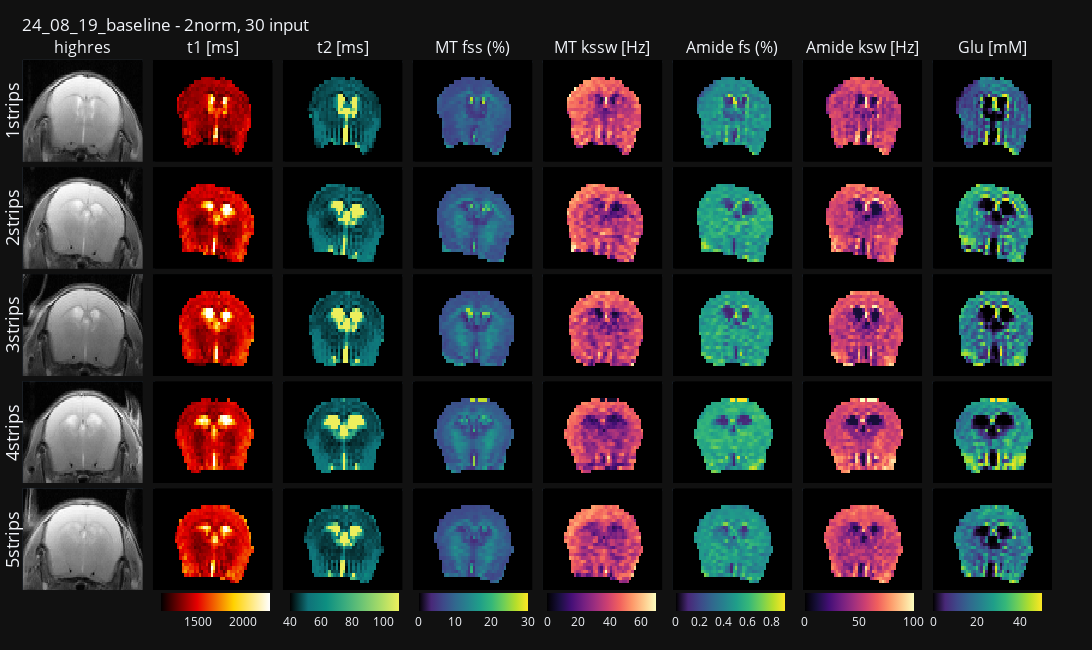

Write notebook code for a chart like this one.
### Code cell
# Create subplots with 1 row and 3 columns, increased horizontal spacing
fig = make_subplots(rows=5, cols=8, horizontal_spacing=0.01, vertical_spacing=0.01, 
                    subplot_titles=['highres', 't1 [ms]', 't2 [ms]', 'MT fss (%)',  'MT kssw [Hz]', 'Amide fs (%)', 'Amide ksw [Hz]', 'Glu [mM]'])  # , 'Glu ksw [Hz]'

# for subject_i, subject_dict in enumerate(subject_dicts):
for sub_i, subject_dict in enumerate(subject_dicts_august_baseline):
    row_i = sub_i+1
    phantom_choice = sub_i+1
    subject_dict['save_name'] = save_name
    glu_mouse_fn = os.path.join(parent_dir, 'data', 'scans', subject_dict['scan_name'], subject_dict['sub_name'])
    
    mask = mask_processor(glu_mouse_fn, subject_dict['resratio'])
    subject_image_path, subject_mt_nn_image_path, subject_glu_amide_nn_image_path = image_path_creator(save_name, phantom_choice, dict_name_category, fp_prtcl_name, ga_net_name)
    
    # processing:
    c_acq_data, w_acq_data, acquired_data_52, acquired_data_51, acquired_data_107, acquired_map_t1w, acquired_map_t2w = data_preparation(subject_dict, glu_mouse_fn, txt_file_name, dtype, device, sched_iter, norm_type)
    loss_per_epoch_mt, input_mt_param, quant_maps_mt = mt_step(mt_nn_fn, acquired_map_t1w, acquired_map_t2w, acquired_data_52, c_acq_data, w_acq_data, sched_iter, device)
    loss_per_epoch, loss_per_step, quant_maps_glu, quant_maps_amide = ga_step(ga_nn_fn, acquired_map_t1w, acquired_map_t2w, acquired_data_51, acquired_data_107, input_mt_param, c_acq_data, w_acq_data, sched_iter, device)
        
    # crop image
    r_c, c_c = regionprops(mask)[0].centroid
    r_c, c_c = int(r_c), int(c_c)
    bb_r_h = 15
    bb_c_w = 25
    
    if os.path.exists(os.path.join(glu_mouse_fn, 'slicer_masks', 'tumor.seg.nrrd')):
        tumor_mask, mirror_mask = tumor_masks_processor(glu_mouse_fn, subject_dict['resratio'])
        tumor_mask = tumor_mask[r_c-bb_r_h:r_c+bb_r_h, c_c-bb_c_w:c_c+bb_c_w]
        mirror_mask = mirror_mask[r_c-bb_r_h:r_c+bb_r_h, c_c-bb_c_w:c_c+bb_c_w]
        
        tumor_cntr = contour_finder(tumor_mask)  # not accurate needs fixing!
        mirror_cntr = contour_finder(mirror_mask)
        
    mask = mask
    cropped_mask = mask[r_c-bb_r_h:r_c+bb_r_h, c_c-bb_c_w:c_c+bb_c_w]

    glu_mouse_fn = os.path.join(parent_dir, 'data', 'scans', subject_dict['scan_name'], subject_dict['sub_name'])
    highres_fn, _, bruker_dataset_highres = bruker_dataset_creator(glu_mouse_fn, txt_file_name, 'T2_MSME_high')
    # wassr_fn, _, bruker_dataset_wassr = bruker_dataset_creator(glu_mouse_fn, txt_file_name, 'WASSR')
    mt_fn, _, bruker_dataset_mt = bruker_dataset_creator(glu_mouse_fn, txt_file_name, 'MT52')
    amide_fn, _, bruker_dataset_amide = bruker_dataset_creator(glu_mouse_fn, txt_file_name, '51_Amide')
    glu_107a_fn, glu_mouse_mrf_files_fn, bruker_dataset_107a = bruker_dataset_creator(glu_mouse_fn, txt_file_name, '107a')
    highres_fn, _, bruker_dataset_highres = bruker_dataset_creator(glu_mouse_fn, txt_file_name, 'T2_MSME_high')
    
    # full_mask = subject_dict['roi_mask']
    date = subject_dict['month']
    save_name = subject_dict['save_name']
    sub_name = subject_dict['sub_name']
    temp = subject_dict['temp']
    highres_img_idx = subject_dict['highres_img_idx']
    resratio = subject_dict['resratio']
    
    # highres_img_idx = 4
    t1 = t1_t2_pixel_reader(glu_phantom_fn=glu_mouse_fn, txt_file_name=txt_file_name, image_idx=3, t_type='t1',
                                   image_file=4)[r_c-bb_r_h:r_c+bb_r_h, c_c-bb_c_w:c_c+bb_c_w]
    t2 = t1_t2_pixel_reader(glu_phantom_fn=glu_mouse_fn, txt_file_name=txt_file_name, image_idx=3, t_type='t2')[r_c-bb_r_h:r_c+bb_r_h, c_c-bb_c_w:c_c+bb_c_w]
    t2_highres = dicom_data_arranger(bruker_dataset_highres, highres_fn).astype(np.float)[highres_img_idx,(r_c-bb_r_h)*resratio:(r_c+bb_r_h)*resratio, (c_c-bb_c_w)*resratio:(c_c+bb_c_w)*resratio]
    
    # Loading the separately acquired water_t1t2-maps
    shift_up, shift_right = subject_dict['t_shift']
    t1 = np.roll(t1, shift=(shift_up, shift_right), axis=(0, 1))
    t2 = np.roll(t2, shift=(shift_up, shift_right), axis=(0, 1))
    t2_highres = np.roll(t2_highres, shift=(shift_up, shift_right), axis=(0, 1))
    
    # Add heatmaps for the three arrays
    heatmap_hr = go.Heatmap(z=t2_highres, showscale=False, zmin=1300, zmax=2300, colorscale=custom_plotly3, coloraxis='coloraxis9') # 500-2400
    heatmap_t1 = go.Heatmap(z=t1*cropped_mask, showscale=False, zmin=1300, zmax=2300, colorscale=custom_plotly3, coloraxis='coloraxis1') # 500-2400?
    heatmap_t2 = go.Heatmap(z=t2*cropped_mask,showscale=False, zmin=50, zmax=110, colorscale=custom_aggrnyl, coloraxis='coloraxis2') # 35-200?
    heatmap_mt_fs = go.Heatmap(z=quant_maps_mt['fs'][r_c-bb_r_h:r_c+bb_r_h, c_c-bb_c_w:c_c+bb_c_w]*100*cropped_mask, colorscale=custom_viridis, coloraxis='coloraxis3')
    heatmap_mt_ksw = go.Heatmap(z=quant_maps_mt['ksw'][r_c-bb_r_h:r_c+bb_r_h, c_c-bb_c_w:c_c+bb_c_w]*cropped_mask, colorscale=custom_plasma, coloraxis='coloraxis4')
    heatmap_amide_fs = go.Heatmap(z=quant_maps_amide['fs'][r_c-bb_r_h:r_c+bb_r_h, c_c-bb_c_w:c_c+bb_c_w]*100*cropped_mask, colorscale=custom_viridis, coloraxis='coloraxis5')
    heatmap_amide_ksw = go.Heatmap(z=quant_maps_amide['ksw'][r_c-bb_r_h:r_c+bb_r_h, c_c-bb_c_w:c_c+bb_c_w]*cropped_mask, colorscale=custom_plasma, coloraxis='coloraxis6')
    heatmap_glu_fs = go.Heatmap(z=quant_maps_glu['fs'][r_c-bb_r_h:r_c+bb_r_h, c_c-bb_c_w:c_c+bb_c_w]*(110000/3)*cropped_mask, colorscale=custom_viridis, coloraxis='coloraxis7')
    heatmap_glu_ksw = go.Heatmap(z=quant_maps_glu['ksw'][r_c-bb_r_h:r_c+bb_r_h, c_c-bb_c_w:c_c+bb_c_w]*cropped_mask, colorscale=custom_plasma, coloraxis='coloraxis8')

    fig.add_trace(heatmap_hr, row=row_i, col=1)
    fig.add_trace(heatmap_t1, row=row_i, col=2)
    fig.add_trace(heatmap_t2, row=row_i, col=3)
    fig.add_trace(heatmap_mt_fs, row=row_i, col=4)
    fig.add_trace(heatmap_mt_ksw, row=row_i, col=5)
    fig.add_trace(heatmap_amide_fs, row=row_i, col=6)
    fig.add_trace(heatmap_amide_ksw, row=row_i, col=7)
    fig.add_trace(heatmap_glu_fs, row=row_i, col=8)
    # fig.add_trace(heatmap_glu_ksw, row=row_i, col=9)
    fig.update_yaxes(title_text=subject_dict['sub_name'], title_font={"size": 18}, showgrid=False, row=row_i, col=1, title_standoff=10)

fig.update_layout(
    template='plotly_dark',  # Set the theme to plotly dark
    title_text=f"{save_name} - {norm_type}, {sched_iter} input",
    showlegend=False,  # Hide legend
    height=650,
    width=1400,  # Set a width based on your preference
    margin=dict(l=0, r=40, t=60, b=60),  # Adjust top and bottom margins
    title=dict(x=0.02, y=0.97)  # Adjust the title position
)

# Manually add separate colorbars
colorbar_highres = {'colorscale': plotly.colors.sequential.Greys_r}
colorbar_t1w = {'colorscale': custom_hot, 'cmin': 1100, 'cmax': 2300}
colorbar_t2w = {'colorscale': custom_aggrnyl, 'cmin': 40, 'cmax': 110}
colorbar_fs_mt = {'colorscale': custom_viridis, 'cmin': 0, 'cmax': 30}
colorbar_ksw_mt = {'colorscale': custom_magma, 'cmin': 0, 'cmax': 70}
colorbar_fs_amide = {'colorscale': custom_viridis, 'cmin': 0, 'cmax': 1000/1100}
colorbar_ksw_amide = {'colorscale': custom_magma, 'cmin': 0, 'cmax': 100}
colorbar_fs = {'colorscale': custom_viridis, 'cmin': 0, 'cmax': 50}
colorbar_ksw = {'colorscale': custom_magma, 'cmin': 5000, 'cmax': 10800}

n = 8
start = 1/(n*2)
step = (1) / n
c_bar_y = -0.09
fig.update_layout(
    coloraxis1=colorbar_t1w,
    coloraxis2=colorbar_t2w,
    coloraxis3=colorbar_fs_mt,
    coloraxis4=colorbar_ksw_mt,
    coloraxis5=colorbar_fs_amide,
    coloraxis6=colorbar_ksw_amide,
    coloraxis7=colorbar_fs,
    coloraxis8=colorbar_ksw,
    coloraxis9=colorbar_highres,
    coloraxis1_colorbar=dict(orientation='h', x=start+step, y=c_bar_y, len=1/8, thickness=18),
    coloraxis2_colorbar=dict(orientation='h', x=start+2*step, y=c_bar_y, len=1/8, thickness=18),
    coloraxis3_colorbar=dict(orientation='h', x=start+3*step, y=c_bar_y, len=1/8, thickness=18),
    coloraxis4_colorbar=dict(orientation='h', x=start+4*step, y=c_bar_y, len=1/8, thickness=18),
    coloraxis5_colorbar=dict(orientation='h', x=start+5*step, y=c_bar_y, len=1/8, thickness=18),
    coloraxis6_colorbar=dict(orientation='h', x=start+6*step, y=c_bar_y, len=1/8, thickness=18),
    coloraxis7_colorbar=dict(orientation='h', x=start+7*step, y=c_bar_y, len=1/8, thickness=18),
    # coloraxis8_colorbar=dict(orientation='h', x=start+7*step, y=c_bar_y, len=1/8, thickness=18),
    coloraxis9_showscale=False
)

# Add individual titles and separate colorbars
for i, title in enumerate([1, 2, 3, 4, 5, 6, 7, 8], start=1):
    for r_i in range(len(subject_dicts_august_baseline)+1):
        fig.update_xaxes(row=r_i, col=i, showgrid=False, showticklabels=False)
        fig.update_yaxes(showgrid=False, row=r_i, col=i, showticklabels=False, autorange='reversed')  # Reverse the y-axis


# Show the plot
fig.show()
pio.write_image(fig, f'{subject_glu_amide_nn_image_path}/result.jpeg')

### Figure 1 — Plotly figure (JSON) as saved in the notebook; plotly's stock layout.template omitted (floating-point values rounded to 4 significant figures; data arrays with more than 128 entries replaced by an {"elided": "..."} marker saying what was removed)
{"data": [{"coloraxis": "coloraxis9", "colorscale": [[0.0, "#000000"], [0.1111, "#1b0c41"], [0.2222, "#4a0c6b"], [0.3333, "#781c6d"], [0.4444, "#a52c60"], [0.5556, "#cf4446"], [0.6667, "#ed6925"], [0.7778, "#fb9b06"], [0.8889, "#f7d13d"], [1.0, "#fcffa4"]], "showscale": false, "z": {"elided": "60x100 float values"}, "zmax": 2300, "zmin": 1300, "type": "heatmap", "xaxis": "x", "yaxis": "y"}, {"coloraxis": "coloraxis", "colorscale": [[0.0, "#000000"], [0.1111, "#1b0c41"], [0.2222, "#4a0c6b"], [0.3333, "#781c6d"], [0.4444, "#a52c60"], [0.5556, "#cf4446"], [0.6667, "#ed6925"], [0.7778, "#fb9b06"], [0.8889, "#f7d13d"], [1.0, "#fcffa4"]], "showscale": false, "z": {"elided": "30x50 float values"}, "zmax": 2300, "zmin": 1300, "type": "heatmap", "xaxis": "x2", "yaxis": "y2"}, {"coloraxis": "coloraxis2", "colorscale": [[0.0, "#000000"], [0.1667, "rgb(15, 114, 121)"], [0.3333, "rgb(13, 143, 129)"], [0.5, "rgb(57, 171, 126)"], [0.6667, "rgb(110, 197, 116)"], [0.8333, "rgb(169, 220, 103)"], [1.0, "rgb(237, 239, 93)"]], "showscale": false, "z": {"elided": "30x50 float values"}, "zmax": 110, "zmin": 50, "type": "heatmap", "xaxis": "x3", "yaxis": "y3"}, {"coloraxis": "coloraxis3", "colorscale": [[0.0, "#000000"], [0.1111, "#482878"], [0.2222, "#3e4989"], [0.3333, "#31688e"], [0.4444, "#26828e"], [0.5556, "#1f9e89"], [0.6667, "#35b779"], [0.7778, "#6ece58"], [0.8889, "#b5de2b"], [1.0, "#fde725"]], "z": {"elided": "30x50 float values"}, "type": "heatmap", "xaxis": "x4", "yaxis": "y4"}, {"coloraxis": "coloraxis4", "colorscale": [[0.0, "#000000"], [0.1111, "#46039f"], [0.2222, "#7201a8"], [0.3333, "#9c179e"], [0.4444, "#bd3786"], [0.5556, "#d8576b"], [0.6667, "#ed7953"], [0.7778, "#fb9f3a"], [0.8889, "#fdca26"], [1.0, "#f0f921"]], "z": {"elided": "30x50 float values"}, "type": "heatmap", "xaxis": "x5", "yaxis": "y5"}, {"coloraxis": "coloraxis5", "colorscale": [[0.0, "#000000"], [0.1111, "#482878"], [0.2222, "#3e4989"], [0.3333, "#31688e"], [0.4444, "#26828e"], [0.5556, "#1f9e89"], [0.6667, "#35b779"], [0.7778, "#6ece58"], [0.8889, "#b5de2b"], [1.0, "#fde725"]], "z": {"elided": "30x50 float values"}, "type": "heatmap", "xaxis": "x6", "yaxis": "y6"}, {"coloraxis": "coloraxis6", "colorscale": [[0.0, "#000000"], [0.1111, "#46039f"], [0.2222, "#7201a8"], [0.3333, "#9c179e"], [0.4444, "#bd3786"], [0.5556, "#d8576b"], [0.6667, "#ed7953"], [0.7778, "#fb9f3a"], [0.8889, "#fdca26"], [1.0, "#f0f921"]], "z": {"elided": "30x50 float values"}, "type": "heatmap", "xaxis": "x7", "yaxis": "y7"}, {"coloraxis": "coloraxis7", "colorscale": [[0.0, "#000000"], [0.1111, "#482878"], [0.2222, "#3e4989"], [0.3333, "#31688e"], [0.4444, "#26828e"], [0.5556, "#1f9e89"], [0.6667, "#35b779"], [0.7778, "#6ece58"], [0.8889, "#b5de2b"], [1.0, "#fde725"]], "z": {"elided": "30x50 float values"}, "type": "heatmap", "xaxis": "x8", "yaxis": "y8"}, {"coloraxis": "coloraxis9", "colorscale": [[0.0, "#000000"], [0.1111, "#1b0c41"], [0.2222, "#4a0c6b"], [0.3333, "#781c6d"], [0.4444, "#a52c60"], [0.5556, "#cf4446"], [0.6667, "#ed6925"], [0.7778, "#fb9b06"], [0.8889, "#f7d13d"], [1.0, "#fcffa4"]], "showscale": false, "z": {"elided": "60x100 float values"}, "zmax": 2300, "zmin": 1300, "type": "heatmap", "xaxis": "x9", "yaxis": "y9"}, {"coloraxis": "coloraxis", "colorscale": [[0.0, "#000000"], [0.1111, "#1b0c41"], [0.2222, "#4a0c6b"], [0.3333, "#781c6d"], [0.4444, "#a52c60"], [0.5556, "#cf4446"], [0.6667, "#ed6925"], [0.7778, "#fb9b06"], [0.8889, "#f7d13d"], [1.0, "#fcffa4"]], "showscale": false, "z": {"elided": "30x50 float values"}, "zmax": 2300, "zmin": 1300, "type": "heatmap", "xaxis": "x10", "yaxis": "y10"}, {"coloraxis": "coloraxis2", "colorscale": [[0.0, "#000000"], [0.1667, "rgb(15, 114, 121)"], [0.3333, "rgb(13, 143, 129)"], [0.5, "rgb(57, 171, 126)"], [0.6667, "rgb(110, 197, 116)"], [0.8333, "rgb(169, 220, 103)"], [1.0, "rgb(237, 239, 93)"]], "showscale": false, "z": {"elided": "30x50 float values"}, "zmax": 110, "zmin": 50, "type": "heatmap", "xaxis": "x11", "yaxis": "y11"}, {"coloraxis": "coloraxis3", "colorscale": [[0.0, "#000000"], [0.1111, "#482878"], [0.2222, "#3e4989"], [0.3333, "#31688e"], [0.4444, "#26828e"], [0.5556, "#1f9e89"], [0.6667, "#35b779"], [0.7778, "#6ece58"], [0.8889, "#b5de2b"], [1.0, "#fde725"]], "z": {"elided": "30x50 float values"}, "type": "heatmap", "xaxis": "x12", "yaxis": "y12"}, {"coloraxis": "coloraxis4", "colorscale": [[0.0, "#000000"], [0.1111, "#46039f"], [0.2222, "#7201a8"], [0.3333, "#9c179e"], [0.4444, "#bd3786"], [0.5556, "#d8576b"], [0.6667, "#ed7953"], [0.7778, "#fb9f3a"], [0.8889, "#fdca26"], [1.0, "#f0f921"]], "z": {"elided": "30x50 float values"}, "type": "heatmap", "xaxis": "x13", "yaxis": "y13"}, {"coloraxis": "coloraxis5", "colorscale": [[0.0, "#000000"], [0.1111, "#482878"], [0.2222, "#3e4989"], [0.3333, "#31688e"], [0.4444, "#26828e"], [0.5556, "#1f9e89"], [0.6667, "#35b779"], [0.7778, "#6ece58"], [0.8889, "#b5de2b"], [1.0, "#fde725"]], "z": {"elided": "30x50 float values"}, "type": "heatmap", "xaxis": "x14", "yaxis": "y14"}, {"coloraxis": "coloraxis6", "colorscale": [[0.0, "#000000"], [0.1111, "#46039f"], [0.2222, "#7201a8"], [0.3333, "#9c179e"], [0.4444, "#bd3786"], [0.5556, "#d8576b"], [0.6667, "#ed7953"], [0.7778, "#fb9f3a"], [0.8889, "#fdca26"], [1.0, "#f0f921"]], "z": {"elided": "30x50 float values"}, "type": "heatmap", "xaxis": "x15", "yaxis": "y15"}, {"coloraxis": "coloraxis7", "colorscale": [[0.0, "#000000"], [0.1111, "#482878"], [0.2222, "#3e4989"], [0.3333, "#31688e"], [0.4444, "#26828e"], [0.5556, "#1f9e89"], [0.6667, "#35b779"], [0.7778, "#6ece58"], [0.8889, "#b5de2b"], [1.0, "#fde725"]], "z": {"elided": "30x50 float values"}, "type": "heatmap", "xaxis": "x16", "yaxis": "y16"}, {"coloraxis": "coloraxis9", "colorscale": [[0.0, "#000000"], [0.1111, "#1b0c41"], [0.2222, "#4a0c6b"], [0.3333, "#781c6d"], [0.4444, "#a52c60"], [0.5556, "#cf4446"], [0.6667, "#ed6925"], [0.7778, "#fb9b06"], [0.8889, "#f7d13d"], [1.0, "#fcffa4"]], "showscale": false, "z": {"elided": "60x100 float values"}, "zmax": 2300, "zmin": 1300, "type": "heatmap", "xaxis": "x17", "yaxis": "y17"}, {"coloraxis": "coloraxis", "colorscale": [[0.0, "#000000"], [0.1111, "#1b0c41"], [0.2222, "#4a0c6b"], [0.3333, "#781c6d"], [0.4444, "#a52c60"], [0.5556, "#cf4446"], [0.6667, "#ed6925"], [0.7778, "#fb9b06"], [0.8889, "#f7d13d"], [1.0, "#fcffa4"]], "showscale": false, "z": {"elided": "30x50 float values"}, "zmax": 2300, "zmin": 1300, "type": "heatmap", "xaxis": "x18", "yaxis": "y18"}, {"coloraxis": "coloraxis2", "colorscale": [[0.0, "#000000"], [0.1667, "rgb(15, 114, 121)"], [0.3333, "rgb(13, 143, 129)"], [0.5, "rgb(57, 171, 126)"], [0.6667, "rgb(110, 197, 116)"], [0.8333, "rgb(169, 220, 103)"], [1.0, "rgb(237, 239, 93)"]], "showscale": false, "z": {"elided": "30x50 float values"}, "zmax": 110, "zmin": 50, "type": "heatmap", "xaxis": "x19", "yaxis": "y19"}, {"coloraxis": "coloraxis3", "colorscale": [[0.0, "#000000"], [0.1111, "#482878"], [0.2222, "#3e4989"], [0.3333, "#31688e"], [0.4444, "#26828e"], [0.5556, "#1f9e89"], [0.6667, "#35b779"], [0.7778, "#6ece58"], [0.8889, "#b5de2b"], [1.0, "#fde725"]], "z": {"elided": "30x50 float values"}, "type": "heatmap", "xaxis": "x20", "yaxis": "y20"}, {"coloraxis": "coloraxis4", "colorscale": [[0.0, "#000000"], [0.1111, "#46039f"], [0.2222, "#7201a8"], [0.3333, "#9c179e"], [0.4444, "#bd3786"], [0.5556, "#d8576b"], [0.6667, "#ed7953"], [0.7778, "#fb9f3a"], [0.8889, "#fdca26"], [1.0, "#f0f921"]], "z": {"elided": "30x50 float values"}, "type": "heatmap", "xaxis": "x21", "yaxis": "y21"}, {"coloraxis": "coloraxis5", "colorscale": [[0.0, "#000000"], [0.1111, "#482878"], [0.2222, "#3e4989"], [0.3333, "#31688e"], [0.4444, "#26828e"], [0.5556, "#1f9e89"], [0.6667, "#35b779"], [0.7778, "#6ece58"], [0.8889, "#b5de2b"], [1.0, "#fde725"]], "z": {"elided": "30x50 float values"}, "type": "heatmap", "xaxis": "x22", "yaxis": "y22"}, {"coloraxis": "coloraxis6", "colorscale": [[0.0, "#000000"], [0.1111, "#46039f"], [0.2222, "#7201a8"], [0.3333, "#9c179e"], [0.4444, "#bd3786"], [0.5556, "#d8576b"], [0.6667, "#ed7953"], [0.7778, "#fb9f3a"], [0.8889, "#fdca26"], [1.0, "#f0f921"]], "z": {"elided": "30x50 float values"}, "type": "heatmap", "xaxis": "x23", "yaxis": "y23"}, {"coloraxis": "coloraxis7", "colorscale": [[0.0, "#000000"], [0.1111, "#482878"], [0.2222, "#3e4989"], [0.3333, "#31688e"], [0.4444, "#26828e"], [0.5556, "#1f9e89"], [0.6667, "#35b779"], [0.7778, "#6ece58"], [0.8889, "#b5de2b"], [1.0, "#fde725"]], "z": {"elided": "30x50 float values"}, "type": "heatmap", "xaxis": "x24", "yaxis": "y24"}, {"coloraxis": "coloraxis9", "colorscale": [[0.0, "#000000"], [0.1111, "#1b0c41"], [0.2222, "#4a0c6b"], [0.3333, "#781c6d"], [0.4444, "#a52c60"], [0.5556, "#cf4446"], [0.6667, "#ed6925"], [0.7778, "#fb9b06"], [0.8889, "#f7d13d"], [1.0, "#fcffa4"]], "showscale": false, "z": {"elided": "60x100 float values"}, "zmax": 2300, "zmin": 1300, "type": "heatmap", "xaxis": "x25", "yaxis": "y25"}, {"coloraxis": "coloraxis", "colorscale": [[0.0, "#000000"], [0.1111, "#1b0c41"], [0.2222, "#4a0c6b"], [0.3333, "#781c6d"], [0.4444, "#a52c60"], [0.5556, "#cf4446"], [0.6667, "#ed6925"], [0.7778, "#fb9b06"], [0.8889, "#f7d13d"], [1.0, "#fcffa4"]], "showscale": false, "z": {"elided": "30x50 float values"}, "zmax": 2300, "zmin": 1300, "type": "heatmap", "xaxis": "x26", "yaxis": "y26"}, {"coloraxis": "coloraxis2", "colorscale": [[0.0, "#000000"], [0.1667, "rgb(15, 114, 121)"], [0.3333, "rgb(13, 143, 129)"], [0.5, "rgb(57, 171, 126)"], [0.6667, "rgb(110, 197, 116)"], [0.8333, "rgb(169, 220, 103)"], [1.0, "rgb(237, 239, 93)"]], "showscale": false, "z": {"elided": "30x50 float values"}, "zmax": 110, "zmin": 50, "type": "heatmap", "xaxis": "x27", "yaxis": "y27"}, {"coloraxis": "coloraxis3", "colorscale": [[0.0, "#000000"], [0.1111, "#482878"], [0.2222, "#3e4989"], [0.3333, "#31688e"], [0.4444, "#26828e"], [0.5556, "#1f9e89"], [0.6667, "#35b779"], [0.7778, "#6ece58"], [0.8889, "#b5de2b"], [1.0, "#fde725"]], "z": {"elided": "30x50 float values"}, "type": "heatmap", "xaxis": "x28", "yaxis": "y28"}, {"coloraxis": "coloraxis4", "colorscale": [[0.0, "#000000"], [0.1111, "#46039f"], [0.2222, "#7201a8"], [0.3333, "#9c179e"], [0.4444, "#bd3786"], [0.5556, "#d8576b"], [0.6667, "#ed7953"], [0.7778, "#fb9f3a"], [0.8889, "#fdca26"], [1.0, "#f0f921"]], "z": {"elided": "30x50 float values"}, "type": "heatmap", "xaxis": "x29", "yaxis": "y29"}, {"coloraxis": "coloraxis5", "colorscale": [[0.0, "#000000"], [0.1111, "#482878"], [0.2222, "#3e4989"], [0.3333, "#31688e"], [0.4444, "#26828e"], [0.5556, "#1f9e89"], [0.6667, "#35b779"], [0.7778, "#6ece58"], [0.8889, "#b5de2b"], [1.0, "#fde725"]], "z": {"elided": "30x50 float values"}, "type": "heatmap", "xaxis": "x30", "yaxis": "y30"}, {"coloraxis": "coloraxis6", "colorscale": [[0.0, "#000000"], [0.1111, "#46039f"], [0.2222, "#7201a8"], [0.3333, "#9c179e"], [0.4444, "#bd3786"], [0.5556, "#d8576b"], [0.6667, "#ed7953"], [0.7778, "#fb9f3a"], [0.8889, "#fdca26"], [1.0, "#f0f921"]], "z": {"elided": "30x50 float values"}, "type": "heatmap", "xaxis": "x31", "yaxis": "y31"}, {"coloraxis": "coloraxis7", "colorscale": [[0.0, "#000000"], [0.1111, "#482878"], [0.2222, "#3e4989"], [0.3333, "#31688e"], [0.4444, "#26828e"], [0.5556, "#1f9e89"], [0.6667, "#35b779"], [0.7778, "#6ece58"], [0.8889, "#b5de2b"], [1.0, "#fde725"]], "z": {"elided": "30x50 float values"}, "type": "heatmap", "xaxis": "x32", "yaxis": "y32"}, {"coloraxis": "coloraxis9", "colorscale": [[0.0, "#000000"], [0.1111, "#1b0c41"], [0.2222, "#4a0c6b"], [0.3333, "#781c6d"], [0.4444, "#a52c60"], [0.5556, "#cf4446"], [0.6667, "#ed6925"], [0.7778, "#fb9b06"], [0.8889, "#f7d13d"], [1.0, "#fcffa4"]], "showscale": false, "z": {"elided": "60x100 float values"}, "zmax": 2300, "zmin": 1300, "type": "heatmap", "xaxis": "x33", "yaxis": "y33"}, {"coloraxis": "coloraxis", "colorscale": [[0.0, "#000000"], [0.1111, "#1b0c41"], [0.2222, "#4a0c6b"], [0.3333, "#781c6d"], [0.4444, "#a52c60"], [0.5556, "#cf4446"], [0.6667, "#ed6925"], [0.7778, "#fb9b06"], [0.8889, "#f7d13d"], [1.0, "#fcffa4"]], "showscale": false, "z": {"elided": "30x50 float values"}, "zmax": 2300, "zmin": 1300, "type": "heatmap", "xaxis": "x34", "yaxis": "y34"}, {"coloraxis": "coloraxis2", "colorscale": [[0.0, "#000000"], [0.1667, "rgb(15, 114, 121)"], [0.3333, "rgb(13, 143, 129)"], [0.5, "rgb(57, 171, 126)"], [0.6667, "rgb(110, 197, 116)"], [0.8333, "rgb(169, 220, 103)"], [1.0, "rgb(237, 239, 93)"]], "showscale": false, "z": {"elided": "30x50 float values"}, "zmax": 110, "zmin": 50, "type": "heatmap", "xaxis": "x35", "yaxis": "y35"}, {"coloraxis": "coloraxis3", "colorscale": [[0.0, "#000000"], [0.1111, "#482878"], [0.2222, "#3e4989"], [0.3333, "#31688e"], [0.4444, "#26828e"], [0.5556, "#1f9e89"], [0.6667, "#35b779"], [0.7778, "#6ece58"], [0.8889, "#b5de2b"], [1.0, "#fde725"]], "z": {"elided": "30x50 float values"}, "type": "heatmap", "xaxis": "x36", "yaxis": "y36"}, {"coloraxis": "coloraxis4", "colorscale": [[0.0, "#000000"], [0.1111, "#46039f"], [0.2222, "#7201a8"], [0.3333, "#9c179e"], [0.4444, "#bd3786"], [0.5556, "#d8576b"], [0.6667, "#ed7953"], [0.7778, "#fb9f3a"], [0.8889, "#fdca26"], [1.0, "#f0f921"]], "z": {"elided": "30x50 float values"}, "type": "heatmap", "xaxis": "x37", "yaxis": "y37"}, {"coloraxis": "coloraxis5", "colorscale": [[0.0, "#000000"], [0.1111, "#482878"], [0.2222, "#3e4989"], [0.3333, "#31688e"], [0.4444, "#26828e"], [0.5556, "#1f9e89"], [0.6667, "#35b779"], [0.7778, "#6ece58"], [0.8889, "#b5de2b"], [1.0, "#fde725"]], "z": {"elided": "30x50 float values"}, "type": "heatmap", "xaxis": "x38", "yaxis": "y38"}, {"coloraxis": "coloraxis6", "colorscale": [[0.0, "#000000"], [0.1111, "#46039f"], [0.2222, "#7201a8"], [0.3333, "#9c179e"], [0.4444, "#bd3786"], [0.5556, "#d8576b"], [0.6667, "#ed7953"], [0.7778, "#fb9f3a"], [0.8889, "#fdca26"], [1.0, "#f0f921"]], "z": {"elided": "30x50 float values"}, "type": "heatmap", "xaxis": "x39", "yaxis": "y39"}, {"coloraxis": "coloraxis7", "colorscale": [[0.0, "#000000"], [0.1111, "#482878"], [0.2222, "#3e4989"], [0.3333, "#31688e"], [0.4444, "#26828e"], [0.5556, "#1f9e89"], [0.6667, "#35b779"], [0.7778, "#6ece58"], [0.8889, "#b5de2b"], [1.0, "#fde725"]], "z": {"elided": "30x50 float values"}, "type": "heatmap", "xaxis": "x40", "yaxis": "y40"}], "layout": {"xaxis": {"anchor": "y", "domain": [0.0, 0.1162], "showgrid": false, "showticklabels": false}, "yaxis": {"anchor": "x", "domain": [0.808, 1.0], "title": {"font": {"size": 18}, "text": "1strips", "standoff": 10}, "showgrid": false, "showticklabels": false, "autorange": "reversed"}, "xaxis2": {"anchor": "y2", "domain": [0.1263, 0.2425], "showgrid": false, "showticklabels": false}, "yaxis2": {"anchor": "x2", "domain": [0.808, 1.0], "showgrid": false, "showticklabels": false, "autorange": "reversed"}, "xaxis3": {"anchor": "y3", "domain": [0.2525, 0.3688], "showgrid": false, "showticklabels": false}, "yaxis3": {"anchor": "x3", "domain": [0.808, 1.0], "showgrid": false, "showticklabels": false, "autorange": "reversed"}, "xaxis4": {"anchor": "y4", "domain": [0.3788, 0.495], "showgrid": false, "showticklabels": false}, "yaxis4": {"anchor": "x4", "domain": [0.808, 1.0], "showgrid": false, "showticklabels": false, "autorange": "reversed"}, "xaxis5": {"anchor": "y5", "domain": [0.505, 0.6212], "showgrid": false, "showticklabels": false}, "yaxis5": {"anchor": "x5", "domain": [0.808, 1.0], "showgrid": false, "showticklabels": false, "autorange": "reversed"}, "xaxis6": {"anchor": "y6", "domain": [0.6312, 0.7475], "showgrid": false, "showticklabels": false}, "yaxis6": {"anchor": "x6", "domain": [0.808, 1.0], "showgrid": false, "showticklabels": false, "autorange": "reversed"}, "xaxis7": {"anchor": "y7", "domain": [0.7575, 0.8737], "showgrid": false, "showticklabels": false}, "yaxis7": {"anchor": "x7", "domain": [0.808, 1.0], "showgrid": false, "showticklabels": false, "autorange": "reversed"}, "xaxis8": {"anchor": "y8", "domain": [0.8837, 1.0], "showgrid": false, "showticklabels": false}, "yaxis8": {"anchor": "x8", "domain": [0.808, 1.0], "showgrid": false, "showticklabels": false, "autorange": "reversed"}, "xaxis9": {"anchor": "y9", "domain": [0.0, 0.1162], "showgrid": false, "showticklabels": false}, "yaxis9": {"anchor": "x9", "domain": [0.606, 0.798], "title": {"font": {"size": 18}, "text": "2strips", "standoff": 10}, "showgrid": false, "showticklabels": false, "autorange": "reversed"}, "xaxis10": {"anchor": "y10", "domain": [0.1263, 0.2425], "showgrid": false, "showticklabels": false}, "yaxis10": {"anchor": "x10", "domain": [0.606, 0.798], "showgrid": false, "showticklabels": false, "autorange": "reversed"}, "xaxis11": {"anchor": "y11", "domain": [0.2525, 0.3688], "showgrid": false, "showticklabels": false}, "yaxis11": {"anchor": "x11", "domain": [0.606, 0.798], "showgrid": false, "showticklabels": false, "autorange": "reversed"}, "xaxis12": {"anchor": "y12", "domain": [0.3788, 0.495], "showgrid": false, "showticklabels": false}, "yaxis12": {"anchor": "x12", "domain": [0.606, 0.798], "showgrid": false, "showticklabels": false, "autorange": "reversed"}, "xaxis13": {"anchor": "y13", "domain": [0.505, 0.6212], "showgrid": false, "showticklabels": false}, "yaxis13": {"anchor": "x13", "domain": [0.606, 0.798], "showgrid": false, "showticklabels": false, "autorange": "reversed"}, "xaxis14": {"anchor": "y14", "domain": [0.6312, 0.7475], "showgrid": false, "showticklabels": false}, "yaxis14": {"anchor": "x14", "domain": [0.606, 0.798], "showgrid": false, "showticklabels": false, "autorange": "reversed"}, "xaxis15": {"anchor": "y15", "domain": [0.7575, 0.8737], "showgrid": false, "showticklabels": false}, "yaxis15": {"anchor": "x15", "domain": [0.606, 0.798], "showgrid": false, "showticklabels": false, "autorange": "reversed"}, "xaxis16": {"anchor": "y16", "domain": [0.8837, 1.0], "showgrid": false, "showticklabels": false}, "yaxis16": {"anchor": "x16", "domain": [0.606, 0.798], "showgrid": false, "showticklabels": false, "autorange": "reversed"}, "xaxis17": {"anchor": "y17", "domain": [0.0, 0.1162], "showgrid": false, "showticklabels": false}, "yaxis17": {"anchor": "x17", "domain": [0.404, 0.596], "title": {"font": {"size": 18}, "text": "3strips", "standoff": 10}, "showgrid": false, "showticklabels": false, "autorange": "reversed"}, "xaxis18": {"anchor": "y18", "domain": [0.1263, 0.2425], "showgrid": false, "showticklabels": false}, "yaxis18": {"anchor": "x18", "domain": [0.404, 0.596], "showgrid": false, "showticklabels": false, "autorange": "reversed"}, "xaxis19": {"anchor": "y19", "domain": [0.2525, 0.3688], "showgrid": false, "showticklabels": false}, "yaxis19": {"anchor": "x19", "domain": [0.404, 0.596], "showgrid": false, "showticklabels": false, "autorange": "reversed"}, "xaxis20": {"anchor": "y20", "domain": [0.3788, 0.495], "showgrid": false, "showticklabels": false}, "yaxis20": {"anchor": "x20", "domain": [0.404, 0.596], "showgrid": false, "showticklabels": false, "autorange": "reversed"}, "xaxis21": {"anchor": "y21", "domain": [0.505, 0.6212], "showgrid": false, "showticklabels": false}, "yaxis21": {"anchor": "x21", "domain": [0.404, 0.596], "showgrid": false, "showticklabels": false, "autorange": "reversed"}, "xaxis22": {"anchor": "y22", "domain": [0.6312, 0.7475], "showgrid": false, "showticklabels": false}, "yaxis22": {"anchor": "x22", "domain": [0.404, 0.596], "showgrid": false, "showticklabels": false, "autorange": "reversed"}, "xaxis23": {"anchor": "y23", "domain": [0.7575, 0.8737], "showgrid": false, "showticklabels": false}, "yaxis23": {"anchor": "x23", "domain": [0.404, 0.596], "showgrid": false, "showticklabels": false, "autorange": "reversed"}, "xaxis24": {"anchor": "y24", "domain": [0.8837, 1.0], "showgrid": false, "showticklabels": false}, "yaxis24": {"anchor": "x24", "domain": [0.404, 0.596], "showgrid": false, "showticklabels": false, "autorange": "reversed"}, "xaxis25": {"anchor": "y25", "domain": [0.0, 0.1162], "showgrid": false, "showticklabels": false}, "yaxis25": {"anchor": "x25", "domain": [0.202, 0.394], "title": {"font": {"size": 18}, "text": "4strips", "standoff": 10}, "showgrid": false, "showticklabels": false, "autorange": "reversed"}, "xaxis26": {"anchor": "y26", "domain": [0.1263, 0.2425], "showgrid": false, "showticklabels": false}, "yaxis26": {"anchor": "x26", "domain": [0.202, 0.394], "showgrid": false, "showticklabels": false, "autorange": "reversed"}, "xaxis27": {"anchor": "y27", "domain": [0.2525, 0.3688], "showgrid": false, "showticklabels": false}, "yaxis27": {"anchor": "x27", "domain": [0.202, 0.394], "showgrid": false, "showticklabels": false, "autorange": "reversed"}, "xaxis28": {"anchor": "y28", "domain": [0.3788, 0.495], "showgrid": false, "showticklabels": false}, "yaxis28": {"anchor": "x28", "domain": [0.202, 0.394], "showgrid": false, "showticklabels": false, "autorange": "reversed"}, "xaxis29": {"anchor": "y29", "domain": [0.505, 0.6212], "showgrid": false, "showticklabels": false}, "yaxis29": {"anchor": "x29", "domain": [0.202, 0.394], "showgrid": false, "showticklabels": false, "autorange": "reversed"}, "xaxis30": {"anchor": "y30", "domain": [0.6312, 0.7475], "showgrid": false, "showticklabels": false}, "yaxis30": {"anchor": "x30", "domain": [0.202, 0.394], "showgrid": false, "showticklabels": false, "autorange": "reversed"}, "xaxis31": {"anchor": "y31", "domain": [0.7575, 0.8737], "showgrid": false, "showticklabels": false}, "yaxis31": {"anchor": "x31", "domain": [0.202, 0.394], "showgrid": false, "showticklabels": false, "autorange": "reversed"}, "xaxis32": {"anchor": "y32", "domain": [0.8837, 1.0], "showgrid": false, "showticklabels": false}, "yaxis32": {"anchor": "x32", "domain": [0.202, 0.394], "showgrid": false, "showticklabels": false, "autorange": "reversed"}, "xaxis33": {"anchor": "y33", "domain": [0.0, 0.1162], "showgrid": false, "showticklabels": false}, "yaxis33": {"anchor": "x33", "domain": [0.0, 0.192], "title": {"font": {"size": 18}, "text": "5strips", "standoff": 10}, "showgrid": false, "showticklabels": false, "autorange": "reversed"}, "xaxis34": {"anchor": "y34", "domain": [0.1263, 0.2425], "showgrid": false, "showticklabels": false}, "yaxis34": {"anchor": "x34", "domain": [0.0, 0.192], "showgrid": false, "showticklabels": false, "autorange": "reversed"}, "xaxis35": {"anchor": "y35", "domain": [0.2525, 0.3688], "showgrid": false, "showticklabels": false}, "yaxis35": {"anchor": "x35", "domain": [0.0, 0.192], "showgrid": false, "showticklabels": false, "autorange": "reversed"}, "xaxis36": {"anchor": "y36", "domain": [0.3788, 0.495], "showgrid": false, "showticklabels": false}, "yaxis36": {"anchor": "x36", "domain": [0.0, 0.192], "showgrid": false, "showticklabels": false, "autorange": "reversed"}, "xaxis37": {"anchor": "y37", "domain": [0.505, 0.6212], "showgrid": false, "showticklabels": false}, "yaxis37": {"anchor": "x37", "domain": [0.0, 0.192], "showgrid": false, "showticklabels": false, "autorange": "reversed"}, "xaxis38": {"anchor": "y38", "domain": [0.6312, 0.7475], "showgrid": false, "showticklabels": false}, "yaxis38": {"anchor": "x38", "domain": [0.0, 0.192], "showgrid": false, "showticklabels": false, "autorange": "reversed"}, "xaxis39": {"anchor": "y39", "domain": [0.7575, 0.8737], "showgrid": false, "showticklabels": false}, "yaxis39": {"anchor": "x39", "domain": [0.0, 0.192], "showgrid": false, "showticklabels": false, "autorange": "reversed"}, "xaxis40": {"anchor": "y40", "domain": [0.8837, 1.0], "showgrid": false, "showticklabels": false}, "yaxis40": {"anchor": "x40", "domain": [0.0, 0.192], "showgrid": false, "showticklabels": false, "autorange": "reversed"}, "annotations": [{"font": {"size": 16}, "showarrow": false, "text": "highres", "x": 0.05812, "xanchor": "center", "xref": "paper", "y": 1.0, "yanchor": "bottom", "yref": "paper"}, {"font": {"size": 16}, "showarrow": false, "text": "t1 [ms]", "x": 0.1844, "xanchor": "center", "xref": "paper", "y": 1.0, "yanchor": "bottom", "yref": "paper"}, {"font": {"size": 16}, "showarrow": false, "text": "t2 [ms]", "x": 0.3106, "xanchor": "center", "xref": "paper", "y": 1.0, "yanchor": "bottom", "yref": "paper"}, {"font": {"size": 16}, "showarrow": false, "text": "MT fss (%)", "x": 0.4369, "xanchor": "center", "xref": "paper", "y": 1.0, "yanchor": "bottom", "yref": "paper"}, {"font": {"size": 16}, "showarrow": false, "text": "MT kssw [Hz]", "x": 0.5631, "xanchor": "center", "xref": "paper", "y": 1.0, "yanchor": "bottom", "yref": "paper"}, {"font": {"size": 16}, "showarrow": false, "text": "Amide fs (%)", "x": 0.6894, "xanchor": "center", "xref": "paper", "y": 1.0, "yanchor": "bottom", "yref": "paper"}, {"font": {"size": 16}, "showarrow": false, "text": "Amide ksw [Hz]", "x": 0.8156, "xanchor": "center", "xref": "paper", "y": 1.0, "yanchor": "bottom", "yref": "paper"}, {"font": {"size": 16}, "showarrow": false, "text": "Glu [mM]", "x": 0.9419, "xanchor": "center", "xref": "paper", "y": 1.0, "yanchor": "bottom", "yref": "paper"}], "title": {"text": "24_08_19_baseline - 2norm, 30 input", "x": 0.02, "y": 0.97}, "margin": {"l": 0, "r": 40, "t": 60, "b": 60}, "showlegend": false, "height": 650, "width": 1400, "coloraxis": {"colorbar": {"orientation": "h", "x": 0.1875, "y": -0.09, "len": 0.125, "thickness": 18}, "colorscale": [[0.0, "#000000"], [0.3333, "rgb(230,0,0)"], [0.6667, "rgb(255,210,0)"], [1.0, "rgb(255,255,255)"]], "cmin": 1100, "cmax": 2300}, "coloraxis2": {"colorscale": [[0.0, "#000000"], [0.1667, "rgb(15, 114, 121)"], [0.3333, "rgb(13, 143, 129)"], [0.5, "rgb(57, 171, 126)"], [0.6667, "rgb(110, 197, 116)"], [0.8333, "rgb(169, 220, 103)"], [1.0, "rgb(237, 239, 93)"]], "cmin": 40, "cmax": 110, "colorbar": {"orientation": "h", "x": 0.3125, "y": -0.09, "len": 0.125, "thickness": 18}}, "coloraxis3": {"colorscale": [[0.0, "#000000"], [0.1111, "#482878"], [0.2222, "#3e4989"], [0.3333, "#31688e"], [0.4444, "#26828e"], [0.5556, "#1f9e89"], [0.6667, "#35b779"], [0.7778, "#6ece58"], [0.8889, "#b5de2b"], [1.0, "#fde725"]], "cmin": 0, "cmax": 30, "colorbar": {"orientation": "h", "x": 0.4375, "y": -0.09, "len": 0.125, "thickness": 18}}, "coloraxis4": {"colorscale": [[0.0, "#000000"], [0.1111, "#180f3d"], [0.2222, "#440f76"], [0.3333, "#721f81"], [0.4444, "#9e2f7f"], [0.5556, "#cd4071"], [0.6667, "#f1605d"], [0.7778, "#fd9668"], [0.8889, "#feca8d"], [1.0, "#fcfdbf"]], "cmin": 0, "cmax": 70, "colorbar": {"orientation": "h", "x": 0.5625, "y": -0.09, "len": 0.125, "thickness": 18}}, "coloraxis5": {"colorscale": [[0.0, "#000000"], [0.1111, "#482878"], [0.2222, "#3e4989"], [0.3333, "#31688e"], [0.4444, "#26828e"], [0.5556, "#1f9e89"], [0.6667, "#35b779"], [0.7778, "#6ece58"], [0.8889, "#b5de2b"], [1.0, "#fde725"]], "cmin": 0, "cmax": 0.9091, "colorbar": {"orientation": "h", "x": 0.6875, "y": -0.09, "len": 0.125, "thickness": 18}}, "coloraxis6": {"colorscale": [[0.0, "#000000"], [0.1111, "#180f3d"], [0.2222, "#440f76"], [0.3333, "#721f81"], [0.4444, "#9e2f7f"], [0.5556, "#cd4071"], [0.6667, "#f1605d"], [0.7778, "#fd9668"], [0.8889, "#feca8d"], [1.0, "#fcfdbf"]], "cmin": 0, "cmax": 100, "colorbar": {"orientation": "h", "x": 0.8125, "y": -0.09, "len": 0.125, "thickness": 18}}, "coloraxis7": {"colorscale": [[0.0, "#000000"], [0.1111, "#482878"], [0.2222, "#3e4989"], [0.3333, "#31688e"], [0.4444, "#26828e"], [0.5556, "#1f9e89"], [0.6667, "#35b779"], [0.7778, "#6ece58"], [0.8889, "#b5de2b"], [1.0, "#fde725"]], "cmin": 0, "cmax": 50, "colorbar": {"orientation": "h", "x": 0.9375, "y": -0.09, "len": 0.125, "thickness": 18}}, "coloraxis8": {"colorscale": [[0.0, "#000000"], [0.1111, "#180f3d"], [0.2222, "#440f76"], [0.3333, "#721f81"], [0.4444, "#9e2f7f"], [0.5556, "#cd4071"], [0.6667, "#f1605d"], [0.7778, "#fd9668"], [0.8889, "#feca8d"], [1.0, "#fcfdbf"]], "cmin": 5000, "cmax": 10800}, "coloraxis9": {"colorscale": [[0.0, "rgb(0,0,0)"], [0.125, "rgb(37,37,37)"], [0.25, "rgb(82,82,82)"], [0.375, "rgb(115,115,115)"], [0.5, "rgb(150,150,150)"], [0.625, "rgb(189,189,189)"], [0.75, "rgb(217,217,217)"], [0.875, "rgb(240,240,240)"], [1.0, "rgb(255,255,255)"]], "showscale": false}}}
